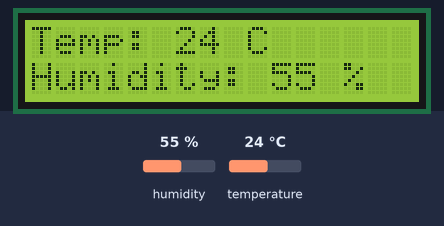
Simulated run of this sketch. Board: Arduino Uno, built with avr-gcc and run on an emulated ATmega328P. Shown: 16×2 character LCD. The test bench sets the inputs (shaded band); at power-on: humidity 55 %, temperature 24 °C. What the sketch prints to the serial monitor is not drawn.

Above: at 1.2 s.
1.3 s: humidity set to 22 %
At 1.7 s:
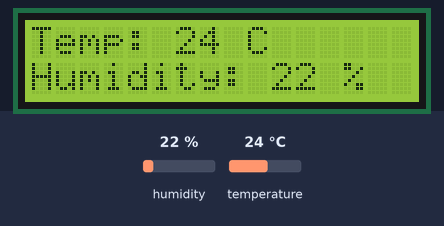
3.0 s: temperature set to 12 °C
At 4.6 s:
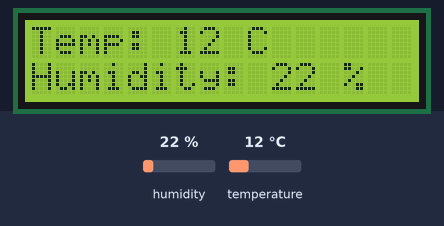
5.2 s: humidity set to 40 %
At 7.4 s:
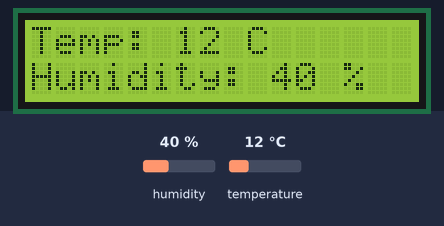
7.7 s: temperature set to 19 °C
At 9.1 s:
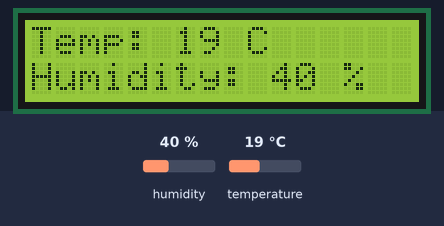
Timing chart, 0 to 10.7 s (numbered marks = the images above; inputs shaded):
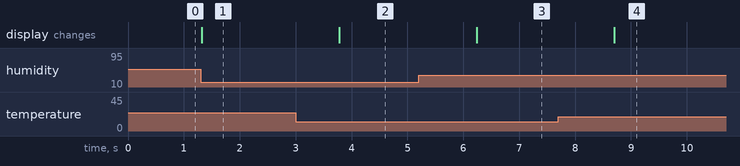

The sketch:

Main_Code.ino
```cpp
#include <LiquidCrystal.h>
#include <dht.h>
// initialize the library by associating any needed LCD interface pin
// with the arduino pin number it is connected to
const int rs = 12, en = 11, d4 = 5, d5 = 4, d6 = 3, d7 = 2;
// LCD pins setup:
LiquidCrystal lcd(rs, en, d4, d5, d6, d7);

dht DHT;
// DHT sensor defined on AnalogOut pin7
#define DHT11_PIN 7

void setup() {
  Serial.begin(9600);
  // set up the LCD's number of columns and rows:
  lcd.begin(16, 2);


}

void loop() {
  int chk = DHT.read11(DHT11_PIN);
  Serial.print("Temperature = ");
  Serial.println(DHT.temperature); Serial.println(" C");
  Serial.print("Humidity = ");
  Serial.println(DHT.humidity); Serial.println(" %");
  // Temperature & Humidity data also outputs to the serial terminal

  lcd.clear();
  lcd.setCursor(0, 0);
  lcd.print("Temp: ");
// Default temperatures displayed in degrees Celsius (C)
  lcd.print((int)(DHT.temperature)); lcd.print(" C");
  /*  For temperatures displayed in degrees Fahrenheit (F):
   lcd.print((int)((1.8)*(int)(DHT.temperature) + (int)(32))); lcd.print(" F");
  */

  lcd.setCursor(0,1);
    lcd.print("Humidity: ");
    lcd.print((int)(DHT.humidity));lcd.print(" %");
 delay(1200); // Set delay time (ms) between data samples
}
```

Measured:
- after the input at 1.3 s, the display: changes at once (image 1)
- after the input at 3.0 s, the display: changes after 0.78 s (image 2)
- after the input at 5.2 s, the display: changes after 1.0 s (image 3)
- after the input at 7.7 s, the display: changes after 1.0 s (image 4)
